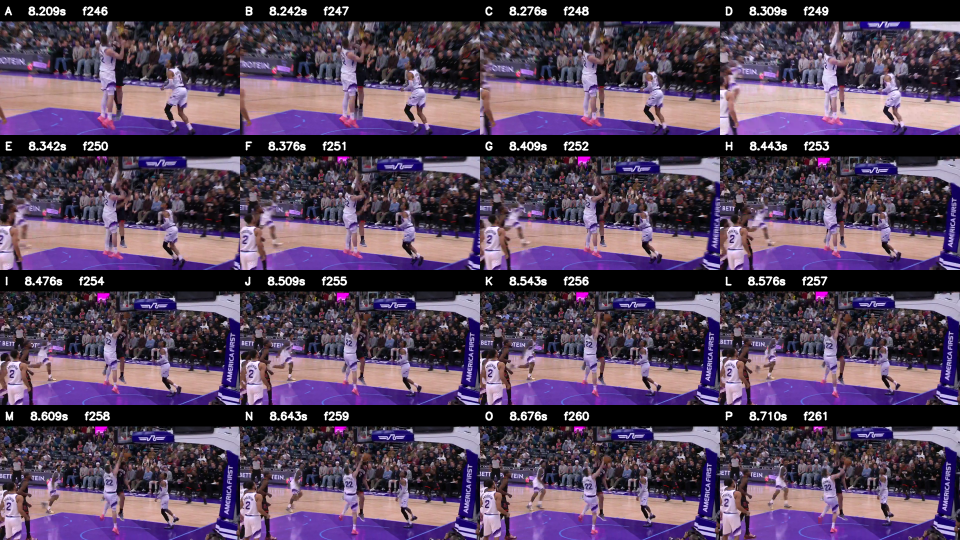
#> input picture freeze_spin/manual_chooser_extended/Jazz_Dunk_Chooser_A-P.png, 1920 x 1080 px (shown at 1/2 size)
$ python -i recover_right_slash_geometry_states_v101.py   (imports and definitions only)   (older library calls are emulated)
#> lines starting #> are read from the running program, lines starting #| are printed output that depends on the picture; after the words box and inside, x2 and y2 are one past the last pixel; in counts of white or black regions, pixels touching at a corner belong together
from __future__ import annotations

"""Adaptive Right Slash geometry-state recovery for the Adams/Jazz game.

This is a strict acquisition/selection stage.  It searches around evenly spaced
same-game event anchors instead of stopping at the first discoverable clips in a
large event-number segment.  Candidate frames are ranked only to surface clean
static NBA basket/court geometry for manual/metric calibration.  Ranking cannot
promote a camera and no player/ball landmarks are used.
"""

import argparse
import json
import math
from pathlib import Path

import cv2
import numpy as np

from freeze_spin.scan_same_game_camera_priors import extract_frames, inventory_camera, make_sheet, safe_label
import nba_video_worker as w

W, H = 960, 540


def _rectangular_evidence(gray: np.ndarray) -> dict:
    # Bright, locally rectangular structure is useful for surfacing board/target
    # candidates, but is explicitly not treated as a semantic detector.
    upper = gray[:390]
    _, bw = cv2.threshold(upper, 178, 255, cv2.THRESH_BINARY)
    bw = cv2.morphologyEx(bw, cv2.MORPH_CLOSE, np.ones((3, 3), np.uint8))
    cnts, _ = cv2.findContours(bw, cv2.RETR_LIST, cv2.CHAIN_APPROX_SIMPLE)
    boxes = []
    for c in cnts:
        peri = cv2.arcLength(c, True)
        if peri < 30:
            continue
        approx = cv2.approxPolyDP(c, 0.025 * peri, True)
        if len(approx) != 4 or not cv2.isContourConvex(approx):
            continue
        x, y, ww, hh = cv2.boundingRect(approx)
        if not (24 <= ww <= 230 and 14 <= hh <= 165):
            continue
        ar = ww / max(hh, 1)
        if not (1.05 <= ar <= 2.8):
            continue
        area = cv2.contourArea(c)
        fill = area / max(float(ww * hh), 1.0)
        if fill < 0.15:
            continue
        boxes.append([int(x), int(y), int(ww), int(hh), float(fill)])
    boxes.sort(key=lambda b: b[2] * b[3], reverse=True)
    return {"count": len(boxes), "largest": boxes[:8]}


# [191 lines left out: functions frame_metrics, anchor_probe_order, discover_around_anchors, make_montage, main, not called in this run]

# [2 lines not run here, left out]

>>> import cv2
>>> picture = cv2.imread('manual_chooser_extended/Jazz_Dunk_Chooser_A-P.png', cv2.IMREAD_GRAYSCALE)
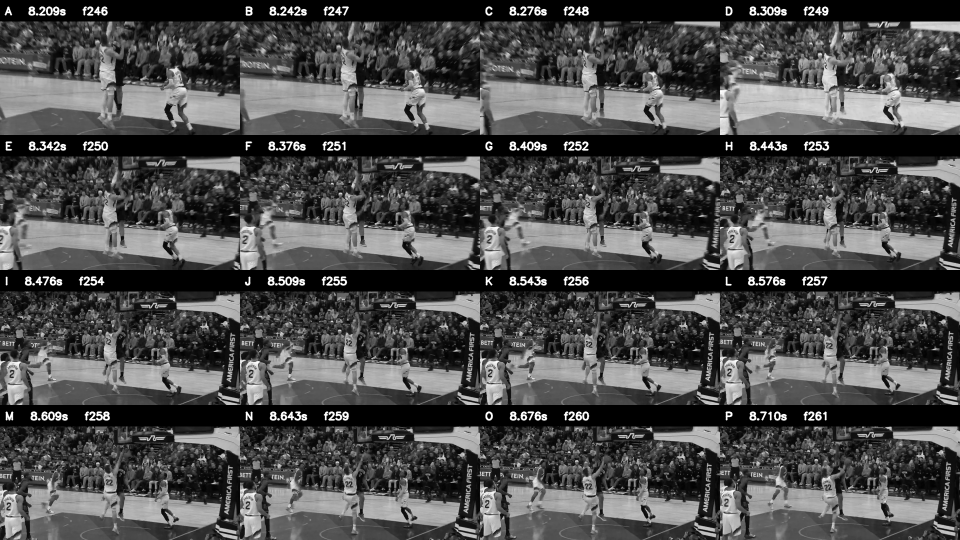
#> picture: shape (1080, 1920) (shown at 1/2 size); min 0, max 255, mean 76.5
>>> result = _rectangular_evidence(picture)
#> in _rectangular_evidence, `upper = gray[:390]`:
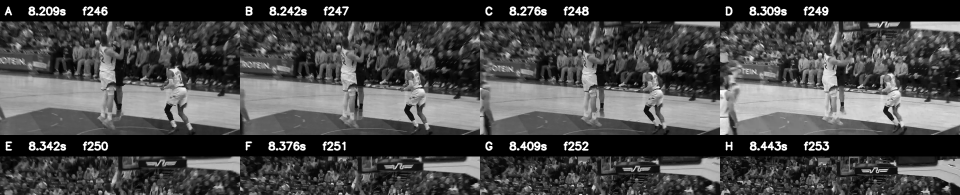
#> upper: shape (390, 1920) (shown at 1/2 size); min 0, max 255, mean 72.8
#> in _rectangular_evidence, `_, bw = cv2.threshold(upper, 178, 255, cv2.THRESH_BINARY)`:
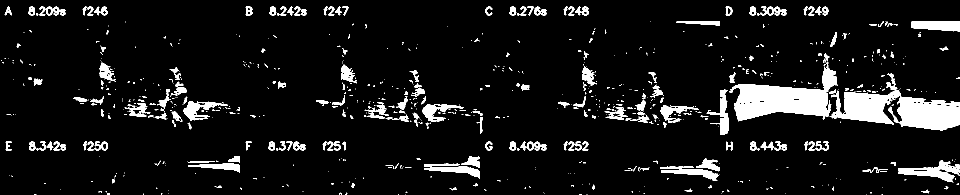
#> bw: shape (390, 1920) (shown at 1/2 size); 8.1% white; 810 white regions (580 under 20 px), largest, box (x1, y1, x2, y2) and area: (1458, 117, 1675, 243) 11262, (1776, 193, 1920, 261) 6706, (1659, 181, 1801, 249) 5485
#> in _rectangular_evidence, `bw = cv2.morphologyEx(bw, cv2.MORPH_CLOSE, np.ones((3, 3), np.uint8))`:
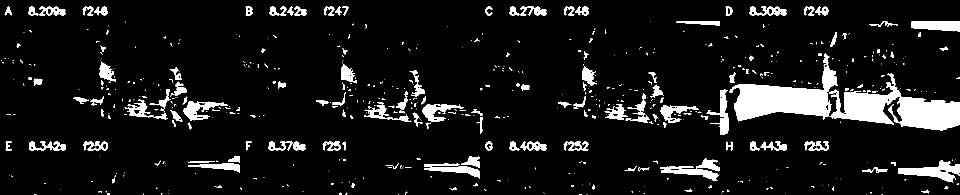
#> bw: shape (390, 1920) (shown at 1/2 size); 8.6% white; 585 white regions (425 under 20 px)
#> in _rectangular_evidence, `cnts, _ = cv2.findContours(bw, cv2.RETR_LIST, cv2.CHAIN_APPROX_SIMPLE)`: cnts = 646 contours, 478 with area under 20; largest, box (x1, y1, x2, y2) and area: (1659, 147, 1920, 261) 12378, (1458, 106, 1675, 243) 11324, (1796, 321, 1920, 365) 2264, (1321, 317, 1440, 362) 1784, (1822, 43, 1920, 64) 1509
#> the loop in _rectangular_evidence, `for c in cnts:` made 646 passes
#> (c, peri) on passes 1 to 3: ([[1732, 389]], 0), ([[1173, 389], [1174, 389]], 2), ([[1764, 388], [1763, 389], [1765, 389]], 4.83)
#> after the loop in _rectangular_evidence, `for c in cnts:`: boxes = []
#> result = {'count': 0, 'largest': []}
